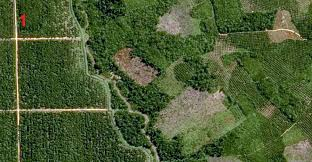
#> input picture forest.jpg, 312 x 162 px
$ jupyter execute --allow-errors pfs-segment.ipynb
#> lines starting #> are read from the running program, lines starting #| are printed output that depends on the picture
# Import library
# Set params

[cell 1]
import numpy as np
import matplotlib
import matplotlib.pyplot as plt
import matplotlib.image as mpimg
import skfuzzy as fuzz
import os
import cv2 as cv2
import math as math
import time
from sklearn.metrics.pairwise import euclidean_distances
import operator
import random as random
import imageio as imageio

C = 5
D = 1
M = 2.0
alpha = 0.8
error = 0.01
maxiter = 1000

[cell 2]
def rgb2gray(rgb):
    return np.dot(rgb[...,:3], [0.299, 0.587, 0.114])

img = mpimg.imread('forest.jpg')
#> img is the input picture: shape (162, 312, 3); mean R, G, B 75.1, 92.4, 52.1
N = img.shape[0] * img.shape[1]
#> N = 50544
gray = rgb2gray(img)
#> in rgb2gray, `return np.dot(rgb[...,:3], [0.299, 0.587, 0.114])`:
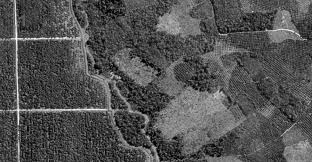
#> returned value: shape (162, 312) float64; min 0.587, max 251.6, mean 82.6
plt.imshow(gray, cmap = plt.get_cmap('gray'))
plt.show()

X = gray.reshape(D, N)

print(X)
#> (printed output is left out)

print(X.shape[0], X.shape[1])
#| 1 50544

[cell 3]
def convertImageToPFRepresentation(X):

    X = np.vstack(X)

    minX = np.amin(X)
#> minX = 0.587
    maxX = np.amax(X)
#> maxX = 251.6

    U = (X - minX) / (maxX - minX)

    T = np.ndarray(shape=(1, N))

    T = (1.0 - U) * random.randint(1, 99)/100.0


    X = np.vstack((X,U))
    X = np.vstack((X,T))

    return X


X = convertImageToPFRepresentation(X)

print(X)
#> (printed output is left out)

[cell 4]
print(X.shape[0], X.shape[1])
#| 3 50544
#> (printed output is left out)

def normalizeX(X):

    minX = np.amin(X)
#> minX = 0
    maxX = np.amax(X)
#> maxX = 251.6
#> (printed output is left out)
#> (printed output is left out)
#> (printed output is left out)
#> (printed output is left out)

    X = (X - minX) / (maxX - minX)

    return X

def initU(X):

    U = np.ndarray(shape=(N, D), dtype=float)

    U = X

    return U

# Fix randomness

def initT(X, U):

    T = np.ndarray(shape=(N), dtype=float)

    T = (1.0 - U) * np.random.randint(1,101) / 100.0

    return T


def initW(X, U, T):

    W = np.ndarray(shape=(N, D), dtype=float)

    E = U + T
    F = np.power(E, alpha)
    W = 1.0 - E - np.power((1.0 - F), (1.0/alpha))

    return W


def initV(X):

    V = np.ndarray(shape=(C, 3), dtype=float)

    for u_col, w_col in zip(X[:,0], X[:,2]):
        uw_col_exp = math.pow((u_col * (2.0 - w_col)), M)
        uw_col_exp = uw_col_exp.tolist()
        print(uw_col_exp)
        temp = list()
        for i in range(N):
            X[i] = list(X[:,1][i])
            prod = [uw_col_exp[i] * x  for x in X[i]]
            temp.append(prod)
        numer = map(sum, zip(*temp))
#> this loop made 1 pass
#> (u_col, w_col, uw_col_exp) on pass 1: (0.337, 0.00132, 0.454)
    return V


# Normalize X
print(X, np.amin(X), np.amax(X))
X = normalizeX(X)

# Initialize U,T,W,V

U = initU(X)
T = initT(X, U)
W = initW(X, U, T)

print(X)
print(U)
print(T)
print(W)

X = np.vstack((U,T,W))
X = X.T

#> (the rest of this cell did not finish here and is left out)

# Update U,T,W,V

[cell 5]
def pf_distance(x, v):

    temp = x - v
    temp = np.abs(temp)

    distance = np.sum(temp)

    return distance


#> (the rest of this cell did not finish here and is left out)

# Loop

[cell 6]
def pfc(X, C, M, alpha, error, maxiter):

#> called with X = array of shape (50544, 9), C = 5, M = 2, alpha = 0.8, error = 0.01, maxiter = 1000
    while iter <= maxiter:

        distances = caculateDistances(X, U, T, W)
        V = updateV(X)
        X_old = X
        X = updateU(X)
        X = updateT(X)
        X = updateW(X)

        iter += 1

    return V, X

#> (the rest of this cell did not finish here and is left out)

[cell 7]
A = [[1, 2, 3, 4], [5, 6, 7, 8]]
B = [['A', 'B', 'C', 'D'], ['E', 'F', 'G', 'H']]

for a in zip(*A):
    for b in zip(*B):
        print(a,b)

# Convert rgb to greyscale

[cell 8]
from scipy import misc
import numpy as np
import matplotlib
import matplotlib.pyplot as plt
import sys as sys
import imageio as imageio


image = imageio.imread("forest.jpg")

print (image.shape)
#| (162, 312, 3)

# Intialize a new array of zeroes with the same shape
grey = np.zeros((image.shape[0],image.shape[1]));
grey2 = np.zeros((image.shape[0],image.shape[1]));

# 'Human' Average - adapted for human eyes
def average1(pixel):
    return (0.299*pixel[0] + 0.587*pixel[1] + 0.114*pixel[2])/3

# Raw Average
def average2(pixel):
    return np.average(pixel);

# Map averages of pixels to the grey image
for r in range(len(image)):
    for c in range(len(image[r])):
        # Use human average
        grey[r][c] = average1(image[r][c]);

plt.imshow(grey, cmap = matplotlib.cm.Greys_r)
plt.show()
